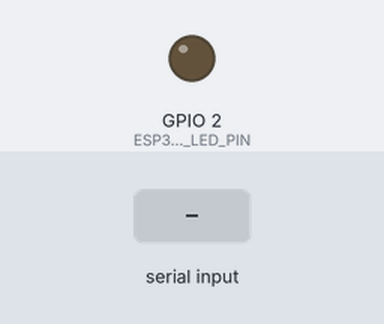
The sketch below on a simulated ESP32. Parts: output pins drawn as LEDs (lit = HIGH). Dashed ring = blinking. The test bench sets the inputs (shaded band). A WiFi scan finds three made-up networks; EEPROM starts erased; what the sketch prints to the serial monitor is not drawn.

Above: at 1.2 s.
1.3 s: "RUN_TESTS\n" received over Serial
At 3.51 s:
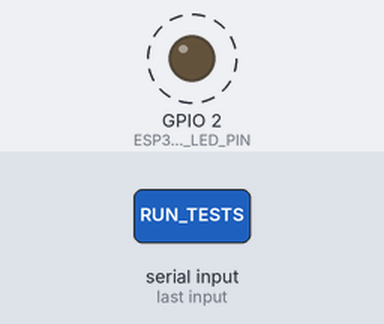
4.3 s: "PING\n" received over Serial
5.8 s: "HELP\n" received over Serial
7.3 s: "\"\n" received over Serial
Timing chart, 0 to 9.8 s (numbered marks = the images above; inputs shaded):
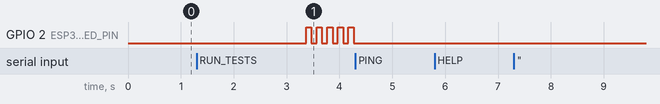

Measured:
- after the input at 1.3 s, GPIO 2 (ESP32_TEST_LED_PIN): alternates HIGH for 0.10 s and LOW for 0.10 s, starting after 2.1 s
- after the input at 4.3 s, every drawn part: stays the same
- after the input at 5.8 s, every drawn part: stays the same
- after the input at 7.3 s, every drawn part: stays the same

The sketch:

esp32_test_firmware.ino
```cpp
#include <Arduino.h>
#include <Preferences.h>
#include <WiFi.h>

#ifndef LED_BUILTIN
#define LED_BUILTIN 2
#endif

#ifndef ESP32_TEST_LED_PIN
#define ESP32_TEST_LED_PIN LED_BUILTIN
#endif

namespace {
constexpr uint32_t SERIAL_BAUD = 115200;
constexpr char READY_MESSAGE[] = "READY:esp32_test_firmware";
constexpr char RESULT_PREFIX[] = "TEST_RESULT:";
constexpr char SUMMARY_PREFIX[] = "TEST_SUMMARY:";
constexpr char NVS_NAMESPACE[] = "esp32_test";
constexpr char NVS_KEY[] = "validation";
constexpr uint32_t NVS_TEST_VALUE = 0xA55A39C6;
constexpr uint8_t LED_BLINK_COUNT = 5;

String commandBuffer;

String escapeJson(const String &value) {
  String escaped;
  escaped.reserve(value.length() + 8);
  for (size_t index = 0; index < value.length(); ++index) {
    char character = value[index];
    if (character == '"' || character == '\\') {
      escaped += '\\';
      escaped += character;
    } else if (character >= 0x20) {
      escaped += character;
    }
  }
  return escaped;
}

void emitResult(const char *name, bool passed, const String &detail,
                const String &dataJson = "{}") {
  Serial.print(RESULT_PREFIX);
  Serial.print("{\"name\":\"");
  Serial.print(name);
  Serial.print("\",\"status\":\"");
  Serial.print(passed ? "PASS" : "FAIL");
  Serial.print("\",\"detail\":\"");
  Serial.print(escapeJson(detail));
  Serial.print("\",\"data\":");
  Serial.print(dataJson);
  Serial.println("}");
}

void recordResult(const char *name, bool passed, const String &detail,
                 uint8_t &passedCount, uint8_t &failedCount,
                 const String &dataJson = "{}") {
  emitResult(name, passed, detail, dataJson);
  passed ? ++passedCount : ++failedCount;
}

String readMacAddress() {
  uint64_t mac = ESP.getEfuseMac();
  char address[18];
  snprintf(address, sizeof(address), "%02X:%02X:%02X:%02X:%02X:%02X",
           static_cast<uint8_t>(mac >> 40), static_cast<uint8_t>(mac >> 32),
           static_cast<uint8_t>(mac >> 24), static_cast<uint8_t>(mac >> 16),
           static_cast<uint8_t>(mac >> 8), static_cast<uint8_t>(mac));
  return String(address);
}

String boardInformationJson(uint32_t freeHeap, uint32_t minimumFreeHeap) {
  String data;
  data.reserve(240);
  data = "{\"chip_model\":\"";
  data += escapeJson(ESP.getChipModel());
  data += "\",\"chip_revision\":";
  data += String(ESP.getChipRevision());
  data += ",\"sdk_version\":\"";
  data += escapeJson(ESP.getSdkVersion());
  data += "\",\"flash_size_bytes\":";
  data += String(ESP.getFlashChipSize());
  data += ",\"cpu_frequency_mhz\":";
  data += String(ESP.getCpuFreqMHz());
  data += ",\"mac_address\":\"";
  data += readMacAddress();
  data += "\",\"free_heap_bytes\":";
  data += String(freeHeap);
  data += ",\"minimum_free_heap_bytes\":";
  data += String(minimumFreeHeap);
  data += "}";
  return data;
}

void runTests() {
  uint8_t passed = 0;
  uint8_t failed = 0;

  bool serialTest = static_cast<bool>(Serial);
  recordResult("serial", serialTest,
               serialTest ? "Serial is available" : "Serial is unavailable",
               passed, failed);

  uint32_t freeHeap = ESP.getFreeHeap();
  uint32_t minimumFreeHeap = ESP.getMinFreeHeap();
  bool heapTest = freeHeap > 0;
  String heapDetail = String(freeHeap) + " bytes free; minimum observed " +
                      String(minimumFreeHeap) + " bytes";
  String heapData = "{\"free_heap_bytes\":" + String(freeHeap) +
                    ",\"minimum_free_heap_bytes\":" + String(minimumFreeHeap) + "}";
  recordResult("free_heap", heapTest, heapDetail, passed, failed, heapData);

  String chipModel = ESP.getChipModel();
  bool chipTest = chipModel.length() > 0;
  recordResult("chip_info", chipTest,
               chipTest ? chipModel : "Chip model is unavailable", passed, failed);

  bool boardTest = chipTest && ESP.getFlashChipSize() > 0 &&
                   ESP.getCpuFreqMHz() > 0 && ESP.getSdkVersion() != nullptr;
  recordResult("board_info", boardTest,
               boardTest ? "Board information collected" : "Board information is incomplete",
               passed, failed, boardInformationJson(freeHeap, minimumFreeHeap));

  bool wifiModeReady = WiFi.mode(WIFI_STA);
  int networkCount = wifiModeReady ? WiFi.scanNetworks(false, true) : WIFI_SCAN_FAILED;
  bool wifiTest = networkCount > 0;
  String wifiDetail = networkCount >= 0
                          ? String(networkCount) + " access point(s) detected"
                          : "Wi-Fi scan failed or no access points were detected";
  String wifiData = "{\"network_count\":" + String(networkCount < 0 ? 0 : networkCount) +
                    ",\"scan_completed\":" +
                    String(networkCount >= 0 ? "true" : "false") + "}";
  recordResult("wifi_scan", wifiTest, wifiDetail, passed, failed, wifiData);
  WiFi.scanDelete();
  WiFi.mode(WIFI_OFF);

  Preferences preferences;
  bool nvsStarted = preferences.begin(NVS_NAMESPACE, false);
  size_t bytesWritten = nvsStarted ? preferences.putUInt(NVS_KEY, NVS_TEST_VALUE) : 0;
  uint32_t valueRead = nvsStarted ? preferences.getUInt(NVS_KEY, 0) : 0;
  bool nvsTest = nvsStarted && bytesWritten == sizeof(NVS_TEST_VALUE) &&
                 valueRead == NVS_TEST_VALUE;
  if (nvsStarted) {
    if (preferences.isKey(NVS_KEY)) {
      preferences.remove(NVS_KEY);
    }
    preferences.end();
  }
  recordResult("nvs", nvsTest,
               nvsTest ? "NVS write/read integrity verified"
                       : "NVS write/read integrity check failed",
               passed, failed,
               "{\"bytes_written\":" + String(bytesWritten) +
                   ",\"integrity_verified\":" + String(nvsTest ? "true" : "false") + "}");

  pinMode(ESP32_TEST_LED_PIN, OUTPUT);
  for (uint8_t blink = 0; blink < LED_BLINK_COUNT; ++blink) {
    digitalWrite(ESP32_TEST_LED_PIN, HIGH);
    delay(100);
    digitalWrite(ESP32_TEST_LED_PIN, LOW);
    delay(100);
  }
  recordResult("gpio", true, "Onboard LED output toggled five times", passed, failed,
               "{\"pin\":" + String(ESP32_TEST_LED_PIN) +
                   ",\"blink_count\":" + String(LED_BLINK_COUNT) + "}");

  Serial.print(SUMMARY_PREFIX);
  Serial.print("{\"total\":");
  Serial.print(passed + failed);
  Serial.print(",\"passed\":");
  Serial.print(passed);
  Serial.print(",\"failed\":");
  Serial.print(failed);
  Serial.println("}");
}

void handleCommand(const String &command) {
  if (command == "PING") {
    Serial.println("PONG");
  } else if (command == "RUN_TESTS") {
    runTests();
  } else if (command == "HELP") {
    Serial.println("COMMANDS:PING,RUN_TESTS,HELP");
  } else if (command.length() > 0) {
    Serial.println("ERROR:UNKNOWN_COMMAND");
  }
}
}  // namespace

void setup() {
  Serial.begin(SERIAL_BAUD);
  const uint32_t serialStart = millis();
  while (!Serial && millis() - serialStart < 3000) {
    delay(10);
  }

  Serial.println();
  Serial.print("BOOT:firmware=esp32_test_firmware,chip=");
  Serial.print(ESP.getChipModel());
  Serial.print(",revision=");
  Serial.print(ESP.getChipRevision());
  Serial.print(",flash_bytes=");
  Serial.println(ESP.getFlashChipSize());
  Serial.println(READY_MESSAGE);
}

void loop() {
  while (Serial.available() > 0) {
    char character = static_cast<char>(Serial.read());
    if (character == '\n') {
      commandBuffer.trim();
      handleCommand(commandBuffer);
      commandBuffer = "";
    } else if (character != '\r') {
      if (commandBuffer.length() < 64) {
        commandBuffer += character;
      } else {
        commandBuffer = "";
        Serial.println("ERROR:COMMAND_TOO_LONG");
      }
    }
  }
}
```
